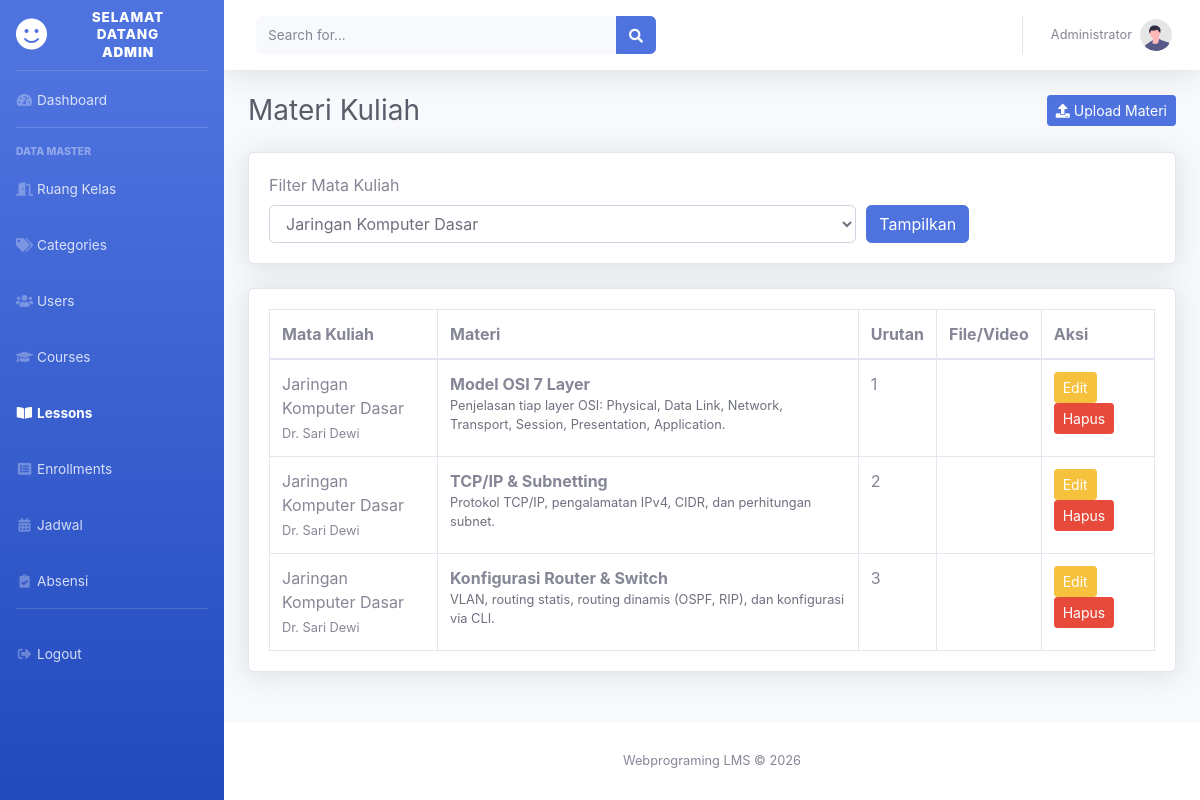
The app's page /layout.php?page=materi&course_id=5 (signed in), older data.
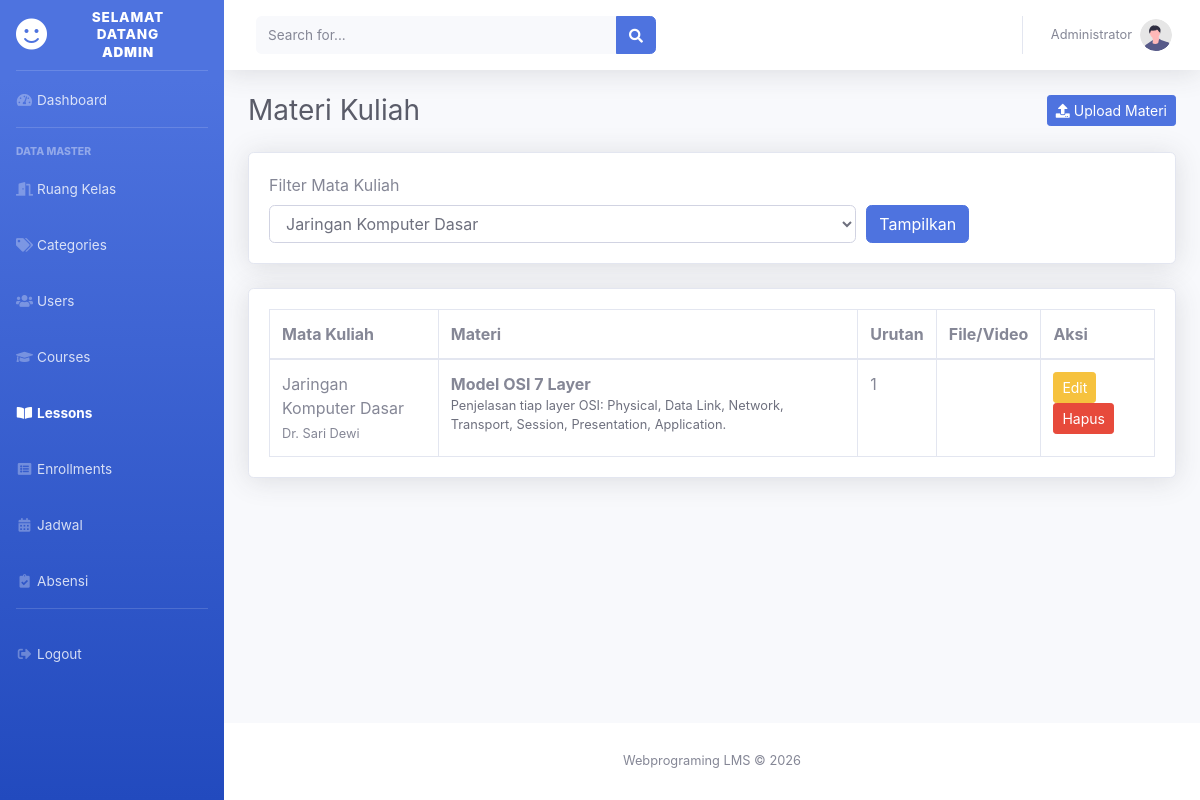
The same page, newer data.
### tables this page shows
CREATE TABLE `lessons` (
  `id` int NOT NULL AUTO_INCREMENT,
  `course_id` int NOT NULL,
  `judul_materi` varchar(255) NOT NULL,
  `konten_teks` longtext,
  `video_url` varchar(255) DEFAULT NULL,
  `file_path` varchar(255) DEFAULT NULL,
  `urutan` int DEFAULT '0',
  `created_at` timestamp NULL DEFAULT CURRENT_TIMESTAMP,
  PRIMARY KEY (`id`),
  KEY `course_id` (`course_id`),
  CONSTRAINT `lessons_ibfk_1` FOREIGN KEY (`course_id`) REFERENCES `courses` (`id`) ON DELETE CASCADE
);

CREATE TABLE `courses` (
  `id` int NOT NULL AUTO_INCREMENT,
  `teacher_id` int NOT NULL,
  `category_id` int DEFAULT NULL,
  `judul` varchar(255) NOT NULL,
  `deskripsi` text,
  `gambar_cover` varchar(255) DEFAULT NULL,
  `harga` decimal(10,2) DEFAULT '0.00',
  `status` enum('draft','published') DEFAULT 'draft',
  `created_at` timestamp NULL DEFAULT CURRENT_TIMESTAMP,
  PRIMARY KEY (`id`),
  KEY `teacher_id` (`teacher_id`),
  KEY `category_id` (`category_id`),
  CONSTRAINT `courses_ibfk_1` FOREIGN KEY (`teacher_id`) REFERENCES `users` (`id`) ON DELETE CASCADE,
  CONSTRAINT `courses_ibfk_2` FOREIGN KEY (`category_id`) REFERENCES `categories` (`id`) ON DELETE SET NULL
);

CREATE TABLE `users` (
  `id` int NOT NULL AUTO_INCREMENT,
  `nama_lengkap` varchar(100) NOT NULL,
  `email` varchar(100) NOT NULL,
  `password` varchar(255) NOT NULL,
  `role` enum('admin','dosen','mahasiswa') DEFAULT 'mahasiswa',
  `foto_profil` varchar(255) DEFAULT 'default.jpg',
  `created_at` timestamp NULL DEFAULT CURRENT_TIMESTAMP,
  PRIMARY KEY (`id`),
  UNIQUE KEY `email` (`email`)
);

### koneksi/koneksi.php (called while the page is built, shortened)
<?php
$db_driver = getenv('APP_DB') ?: 'mysql';
$db_type = $db_driver === 'sqlite' ? 'sqlite' : 'mysql';
class DbResult {
    public array $rows;
    private int $index = 0;
    public function __construct(array $rows = []) {
        $this->rows = $rows;
    }
    public function fetch_assoc(): ?array {
        if ($this->index >= count($this->rows)) {
            return null;
        }
        return $this->rows[$this->index++];
    }
}
class DbStatement {
    public function __construct(PDOStatement $stmt) {
        $this->stmt = $stmt;
    }
}
function db_prepare(PDO $db, string $sql): DbStatement {
    return new DbStatement($db->prepare(db_translate_sql($sql)));
}
function db_stmt_execute(DbStatement $stmt): bool {
    return $stmt->stmt->execute($stmt->params);
}
function db_stmt_get_result(DbStatement $stmt): DbResult {
    return new DbResult($stmt->stmt->fetchAll(PDO::FETCH_ASSOC));
}
function db_fetch_assoc(DbResult|false $result): ?array {
    return $result ? $result->fetch_assoc() : null;
}
function db_translate_sql(string $sql): string {
    global $db_type;
    if ($db_type !== 'sqlite') {
        return $sql;
    }
    $sql = str_replace('CURRENT_TIMESTAMP()', 'CURRENT_TIMESTAMP', $sql);
    return $sql;
}

### module/materi.php (the view, shortened to what the changed rows need)
<?php
$role = $_SESSION['role'] ?? 'mahasiswa';
$courseId = (int) ($_GET['course_id'] ?? 0);
if ($role === 'admin') {
    $sql = "SELECT l.*, c.judul AS course_title, u.nama_lengkap AS dosen FROM lessons l JOIN courses c ON c.id = l.course_id JOIN users u ON u.id = c.teacher_id";
    $params = [];
} elseif ($role === 'dosen') {
    $sql = "SELECT l.*, c.judul AS course_title, u.nama_lengkap AS dosen FROM lessons l JOIN courses c ON c.id = l.course_id JOIN users u ON u.id = c.teacher_id WHERE c.teacher_id = ?";
    $params = [(int) $_SESSION['user_id']];
    $types = "i";
} else {
    $sql = "SELECT l.*, c.judul AS course_title, u.nama_lengkap AS dosen FROM lessons l JOIN courses c ON c.id = l.course_id JOIN users u ON u.id = c.teacher_id JOIN enrollments e ON e.course_id = c.id WHERE e.user_id = ?";
    $params = [(int) $_SESSION['user_id']];
    $types = "i";
}
if ($courseId > 0) {
    $sql .= ($params ? " AND" : " WHERE") . " c.id = ?";
}
$sql .= " ORDER BY c.judul, l.urutan, l.created_at DESC";
$stmt = db_prepare($koneksi, $sql);
db_stmt_execute($stmt);
$materials = db_stmt_get_result($stmt);
?>
<div class="d-sm-flex align-items-center justify-content-between mb-4">
    <h1 class="h3 mb-0 text-gray-800">Materi Kuliah</h1>
</div>
<div class="card shadow mb-4">
    <div class="card-body">
        <div class="table-responsive">
            <table class="table table-bordered mb-0">
                <thead>
                    <tr>
                        <th>Mata Kuliah</th>
                        <th>Materi</th>
                        <th>Urutan</th>
                        <th>File/Video</th>
                        <th>Aksi</th>
                    </tr>
                </thead>
                <tbody>
                    <?php while ($material = db_fetch_assoc($materials)): ?>
                    <tr>
                        <td><?php echo e($material['course_title']); ?><br><small><?php echo e($material['dosen']); ?></small></td>
                        <td>
                            <strong><?php echo e($material['judul_materi']); ?></strong>
                            <div class="small text-gray-700"><?php echo nl2br(e($material['konten_teks'])); ?></div>
                        </td>
                        <td><?php echo e($material['urutan']); ?></td>
                        <td>
                        </td>
                        <td>
                            <?php if (in_array($role, ['admin', 'dosen'], true)): ?>
                                <a href="layout.php?page=ubah_materi&id=<?php echo e($material['id']); ?>" class="btn btn-warning btn-sm">Edit</a>
                                <a href="module/hapus_materi.php?id=<?php echo e($material['id']); ?>" class="btn btn-danger btn-sm" onclick="return confirm('Hapus materi ini?')">Hapus</a>
                            <?php else: ?>
                                <span class="badge badge-success">Bisa diakses</span>
                            <?php endif; ?>
                        </td>
                    </tr>
                    <?php endwhile; ?>
                </tbody>
            </table>
        </div>
    </div>
</div>

Row changes from the older to the newer data that the page shows:
removed lessons: course.judul "Jaringan Komputer Dasar", users.nama_lengkap "Dr. Sari Dewi", judul_materi "TCP/IP & Subnetting", konten_teks "Protokol TCP/IP, pengalamatan IPv4, CIDR, dan perhitungan subnet.", urutan "2"
removed lessons: course.judul "Jaringan Komputer Dasar", users.nama_lengkap "Dr. Sari Dewi", judul_materi "Konfigurasi Router & Switch", konten_teks "VLAN, routing statis, routing dinamis (OSPF, RIP), dan konfigurasi via CLI.", urutan "3"
